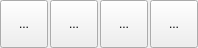
<?xml version="1.0" encoding="UTF-8"?>
<ui version="4.0">
 <class>stkSlicerDataWidget</class>
 <widget class="QWidget" name="stkSlicerDataWidget">
  <property name="geometry">
   <rect>
    <x>0</x>
    <y>0</y>
    <width>198</width>
    <height>48</height>
   </rect>
  </property>
  <property name="windowTitle">
   <string>stkSlicerDataWidget</string>
  </property>
  <layout class="QHBoxLayout" name="horizontalLayout">
   <property name="spacing">
    <number>2</number>
   </property>
   <property name="margin">
    <number>0</number>
   </property>
   <item>
    <widget class="QToolButton" name="LoadSlicerSceneButton">
     <property name="minimumSize">
      <size>
       <width>48</width>
       <height>48</height>
      </size>
     </property>
     <property name="maximumSize">
      <size>
       <width>48</width>
       <height>48</height>
      </size>
     </property>
     <property name="text">
      <string>...</string>
     </property>
     <property name="icon">
      <iconset resource="Resources/stkSlicerExt.qrc">
       <normaloff>:/Icons/LoadSlicerScene.png</normaloff>:/Icons/LoadSlicerScene.png</iconset>
     </property>
     <property name="iconSize">
      <size>
       <width>48</width>
       <height>48</height>
      </size>
     </property>
    </widget>
   </item>
   <item>
    <widget class="QToolButton" name="SaveSlicerSceneButton">
     <property name="minimumSize">
      <size>
       <width>48</width>
       <height>48</height>
      </size>
     </property>
     <property name="maximumSize">
      <size>
       <width>48</width>
       <height>48</height>
      </size>
     </property>
     <property name="text">
      <string>...</string>
     </property>
     <property name="icon">
      <iconset resource="Resources/stkSlicerExt.qrc">
       <normaloff>:/Icons/SaveSlicerScene.png</normaloff>:/Icons/SaveSlicerScene.png</iconset>
     </property>
     <property name="iconSize">
      <size>
       <width>48</width>
       <height>48</height>
      </size>
     </property>
    </widget>
   </item>
   <item>
    <widget class="QToolButton" name="CloseSlicerSceneButton">
     <property name="minimumSize">
      <size>
       <width>48</width>
       <height>48</height>
      </size>
     </property>
     <property name="maximumSize">
      <size>
       <width>48</width>
       <height>48</height>
      </size>
     </property>
     <property name="text">
      <string>...</string>
     </property>
     <property name="icon">
      <iconset resource="Resources/stkSlicerExt.qrc">
       <normaloff>:/Icons/CloseSlicerScene.png</normaloff>:/Icons/CloseSlicerScene.png</iconset>
     </property>
     <property name="iconSize">
      <size>
       <width>48</width>
       <height>48</height>
      </size>
     </property>
    </widget>
   </item>
   <item>
    <widget class="QToolButton" name="SlicerSettingsButton">
     <property name="minimumSize">
      <size>
       <width>48</width>
       <height>48</height>
      </size>
     </property>
     <property name="maximumSize">
      <size>
       <width>48</width>
       <height>48</height>
      </size>
     </property>
     <property name="text">
      <string>...</string>
     </property>
     <property name="icon">
      <iconset resource="Resources/stkSlicerExt.qrc">
       <normaloff>:/Icons/SlicerSettings.png</normaloff>:/Icons/SlicerSettings.png</iconset>
     </property>
     <property name="iconSize">
      <size>
       <width>48</width>
       <height>48</height>
      </size>
     </property>
    </widget>
   </item>
  </layout>
 </widget>
 <layoutdefault spacing="6" margin="11"/>
 <resources>
  <include location="Resources/stkSlicerExt.qrc"/>
 </resources>
 <connections/>
</ui>
